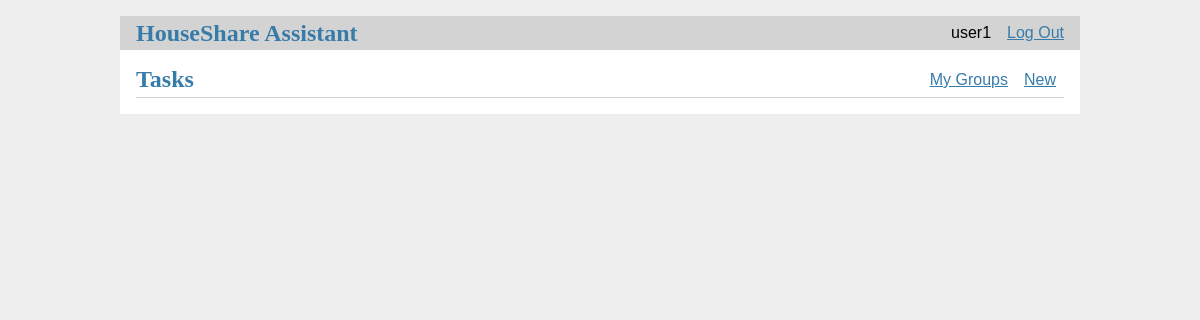
The page /4/tasks/ (signed in) on the database as committed earlier.
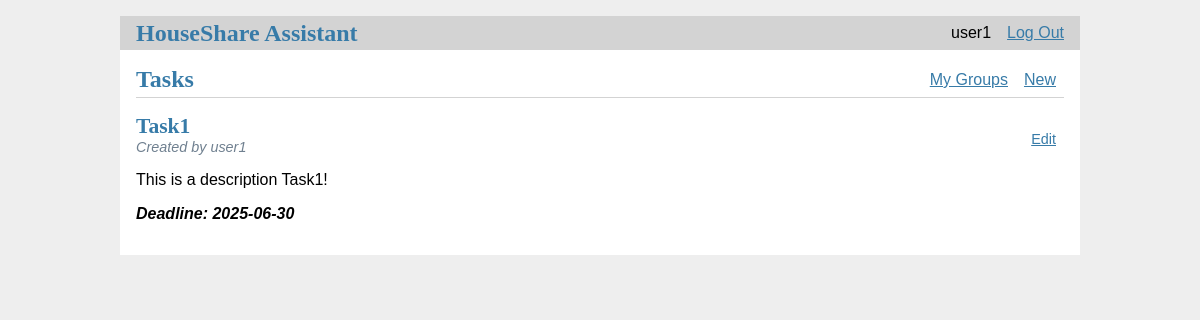
The same page on the database as committed later.
### tables this page shows
CREATE TABLE users (
    user_id INTEGER PRIMARY KEY,
    username TEXT NOT NULL,
    email TEXT NOT NULL UNIQUE,
    password TEXT NOT NULL
);

CREATE TABLE tasks_users (
    task_id INTEGER NOT NULL,
    user_id INTEGER NOT NULL,
    task_creator TEXT NOT NULL,
    CHECK (task_creator IN ('Y', 'N')),
    FOREIGN KEY (task_id) REFERENCES tasks (task_id) ON DELETE CASCADE,
    FOREIGN KEY (user_id) REFERENCES users (user_id) ON DELETE CASCADE
);

CREATE TABLE tasks (
    task_id INTEGER PRIMARY KEY,
    group_id INTEGER NOT NULL,
    task_name TEXT NOT NULL,
    task_description TEXT,
    task_deadline TEXT NOT NULL,
    FOREIGN KEY (group_id) REFERENCES groups (group_id) ON DELETE CASCADE
);

### hsa/tasks.py (the view)
@bp.route("/", methods=(['GET']))
@login_required
def index(group_id):
    db = get_db()
    tasks = db.execute(
        "SELECT t.task_id, t.task_name, t.task_description, t.task_deadline, t.group_id, tu.user_id, tu.task_creator, u.username"
        " FROM tasks t JOIN tasks_users tu ON t.task_id = tu.task_id"
        " JOIN users u ON u.user_id = tu.user_id"
        " WHERE t.group_id = ?",
        (group_id,)
    ).fetchall()
    return render_template("tasks/index.html", tasks=tasks, group_id=group_id)

### hsa/auth.py (called while the page is built)
def login_required(view):
    @functools.wraps(view)
    def wrapped_view(**kwargs):
        if g.user is None:
            return redirect(url_for("auth.login"))
        return view(**kwargs)
    return wrapped_view

@bp.before_app_request
def load_logged_in_user():
    user_id = session.get("user_id")
    if user_id is None:
        g.user = None
    else:
        g.user = (
            get_db().execute("SELECT * FROM users WHERE user_id = ?", (user_id,)).fetchone()
        )

### hsa/db.py (called while the page is built)
def get_db():
    if 'db' not in g:
        g.db = sqlite3.connect(
            current_app.config['DATABASE'],
            detect_types = sqlite3.PARSE_DECLTYPES
        )
        g.db.row_factory = sqlite3.Row
    return g.db

### hsa/templates/tasks/index.html (shortened to what this page needs)
{% extends 'base.html' %}
{% block header %}
  <h1>{% block title %}Tasks{% endblock %}</h1>
  {% if g.user %}
    <a class="action" href="{{ url_for('groups.index') }}">My Groups</a>
    <a class="action" href="{{ url_for('tasks.create', group_id=group_id) }}">New</a>
  {% endif %}
{% endblock %}
{% block content %}
  {% for task in tasks %}
    <article class="task">
    <header>
        <div>
        <h1>{{ task['task_name'] }}</h1>
        <div class="about">Created by {{ task['username'] }}</div>
        </div>
        <div>
        {% if task['task_creator'] == 'Y' and g.user['user_id'] == task['user_id'] %}
        <a class="action" href="{{ url_for('tasks.update', task_id=task['task_id'], group_id=task['group_id']) }}">Edit</a>
        {% endif %}
        </div>
    </header>
    <p class="body">{{ task['task_description'] }}</p>
    <p class="deadline">Deadline: {{ task['task_deadline'] }}</p>
    </article>
  {% endfor %}
{% endblock %}

### hsa/templates/base.html (shortened to what this page needs)
<!doctype html>
<link rel="stylesheet" href="{{ url_for('static', filename='style.css') }}">
<nav>
  <h1><a href="{{ url_for('index') }}">HouseShare Assistant</a></h1>
  <ul>
    {% if g.user %}
      <li><span>{{ g.user['username'] }}</span>
      <li><a href="{{ url_for('auth.logout') }}">Log Out</a>
    {% else %}
      <li><a href="{{ url_for('auth.register') }}">Register</a>
      <li><a href="{{ url_for('auth.login') }}">Log In</a>
    {% endif %}
  </ul>
</nav>
<section class="content">
  <header>
    {% block header %}{% endblock %}
  </header>
  {% block content %}{% endblock %}
</section>

### hsa/static/style.css (style rules this page uses)
h1, h2, h3, h4, h5, h6 { font-family: serif; color: #377ba8; margin: 1rem 0; }
a { color: #377ba8; }
nav { background: lightgray; display: flex; align-items: center; padding: 0 0.5rem; }
nav h1 { flex: auto; margin: 0; }
nav h1 a { text-decoration: none; padding: 0.25rem 0.5rem; }
nav ul { display: flex; list-style: none; margin: 0; padding: 0; }
nav ul li a, nav ul li span, header .action { display: block; padding: 0.5rem; }
.content { padding: 0 1rem 1rem; }
.content > header { border-bottom: 1px solid lightgray; display: flex; align-items: flex-end; }
.content > header h1 { flex: auto; margin: 1rem 0 0.25rem 0; }
.task > header { display: flex; align-items: flex-end; font-size: 0.9em; }
.task > header > div:first-of-type { flex: auto; }
.task > header h1 { font-size: 1.5em; margin-bottom: 0; }
.task .about { color: slategray; font-style: italic; }
.task .body { white-space: pre-line; }
.task .deadline { font-style: italic; font-weight: bold; }
.content:last-child { margin-bottom: 0; }

Rows that differ between the two databases and show on the page:
added tasks_users: task_name "Task1", username "user1", task_description "This is a description Task1!", task_deadline "2025-06-30"
